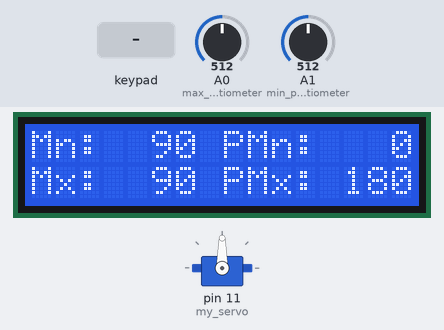
A sketch run on a simulated Arduino Uno, built with avr-gcc and run on an emulated ATmega328P. On the bench: 16×2 character LCD, servo. The inputs (shaded band) are chosen by the test bench; at power-on: A0 (max_potentiometer) = 512, A1 (min_potentiometer) = 512. What the sketch prints to the serial monitor is not drawn.

Above: at 1.2 s.
1.3 s: key 'B' pressed
At 1.51 s:
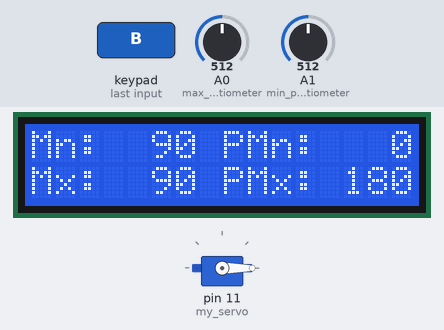
3.6 s: keypad keys 6 5 4 3 pressed 0.4 s apart
At 4.6 s:
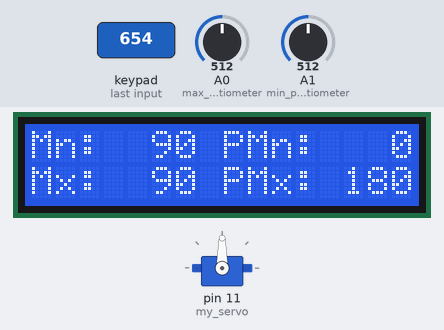
7.1 s: key 'C' pressed
At 7.69 s:
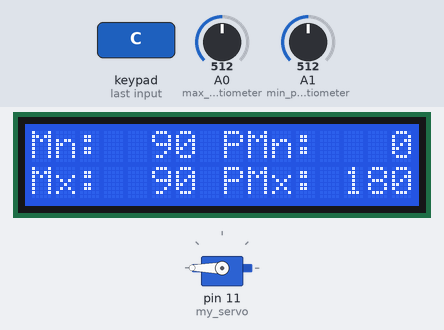
9.4 s: A0 (max_potentiometer) set to 716
At 9.62 s:
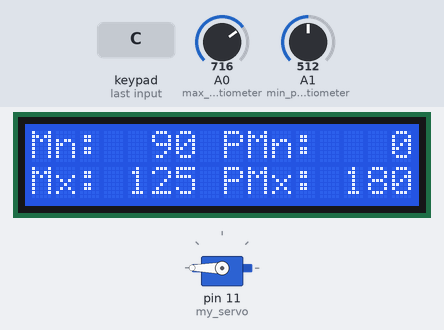
10.9 s: A1 (min_potentiometer) set to 716
At 11.51 s:
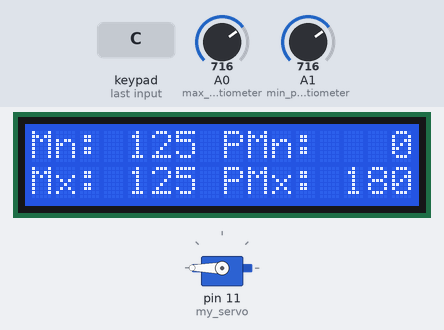
12.4 s: keypad keys 1 0 9 8 7 A pressed 0.4 s apart
At 15.01 s:
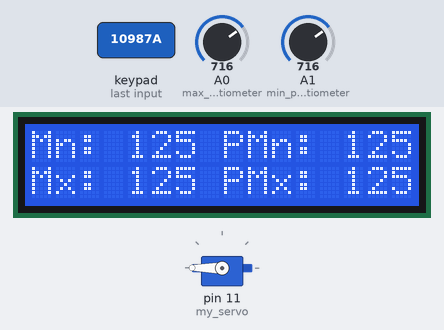
Timing chart, 0 to 16.5 s (numbered marks = the images above; inputs shaded):
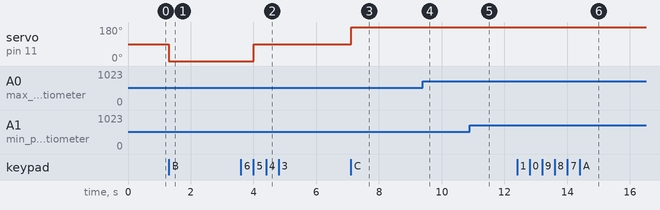

Measured:
- after the input at 1.3 s, servo on pin 11 (my_servo): 90° → 0° at once
- after the input at 3.6 s, servo on pin 11 (my_servo): 0° → 90° after 0.40 s
- after the input at 7.1 s, servo on pin 11 (my_servo): 90° → 180° at once
- after the input at 9.4 s, the display: changes at once (image 4)
- after the input at 10.9 s, the display: changes at once (image 5)
- after the input at 12.4 s, the display: first differs from a run without the input after 2.0 s (image 6)
- what the display in image 0 shows lasts 0.4 s, from 0.9 s to 1.3 s

The sketch:

servo_display_keypad_system.ino
```cpp
// El preset de la izquierda pone la posición mínima
// El preset de la derecha pone la posición Máxima
// Si la posicion Maxima es menor a la mínima, entonces adopta el valor de la mínima
// La tecla A, Min y Max pasan a PMin y PMax
// La tecla B, lleva el Servo a PosMin;
// La tecla C, lleva el Servo a PosMax;
// La tecla D, pone a 0º PosMin;
// La tecla *, pone a 180º PosMax;
// La tecla 1 imprime por el Serial Min;
// La tecla 2 imprime por el Serial Max;
// La tecla 3 imprime por el Serial PosMin;
// La tecla 4 imprime por el Serial PosMax;
// La tecla 5 pone el servo a 90º (sin importar el cursor)
// La tecla # imprime la posición Actual;
// Las teclas no indicadas, no cumplen función alguna.

#include <Keypad.h>
#include <LiquidCrystal.h>
#include <Servo.h>

#define min_potentiometer A1
#define max_potentiometer A0

//SETTING UP SERVO AND LCD
Servo my_servo;
LiquidCrystal my_lcd(12, 2, A2, A3, A4, A5);

//SETTING UP KEYPAD
const byte ROWS = 4;
const byte COLS = 4;

char keys[ROWS][COLS] = {
  {'1','2','3','A'},
  {'4','5','6','B'},
  {'7','8','9','C'},
  {'*','0','#','D'}
};

byte row_pins[ROWS] = {10,9,8, 7};
byte column_pins[COLS] = {6,5, 4, 3};

Keypad keypad = Keypad(makeKeymap(keys), row_pins, column_pins, ROWS, COLS);

//GLOBAL VARIABLES
char pressed_key;
int min_potentiometer_level;
int max_potentiometer_level;
int min_potentiometer_mapped;
int max_potentiometer_mapped;
int min_position = 0;
int max_position = 180;
int servo_position;
unsigned long previous_millis = 0;

//SETUP
void setup()
{
  	my_lcd.begin(16,2);
    my_servo.attach(11,500,2500);
  	Serial.begin(9600);
}

//MAIN LOOP
void loop()
{
    //ANALOG-READING POTENTIOMETERS
  	min_potentiometer_level = analogRead(min_potentiometer);
    max_potentiometer_level = analogRead(max_potentiometer);

  	//MAPPING POTENTIOMETERS (0-180)
    min_potentiometer_mapped = map(min_potentiometer_level, 0, 1023, 0, 180);
    max_potentiometer_mapped = map(max_potentiometer_level, 0, 1023, 0, 180);

  	//COMPARING POTENTIOMETERS
    if (max_potentiometer_mapped < min_potentiometer_mapped
     || min_potentiometer_mapped > max_potentiometer_mapped)
    {
      max_potentiometer_mapped = min_potentiometer_mapped;
    }

  	//KEYPAD
  	pressed_key = keypad.getKey();
    perform_action_according_to_pressed_key(pressed_key);

  	//DISPLAY
  	display_info();
}

void perform_action_according_to_pressed_key(char pressed_key)
{
  	//SETTING UP SWITCH ACCORDING TO PRESSED KEY
  	switch (pressed_key)
    {
      case 'A':
        min_position = min_potentiometer_mapped;
	  	max_position = max_potentiometer_mapped;
      	break;
      case 'B':
        my_servo.write(min_position);
      	break;
      case 'C':
        my_servo.write(max_position);
      	break;
      case 'D':
        min_position = 0;
      	break;
      case '*':
        max_position = 180;
      	break;
      case '1':
        Serial.println("Min: " + String(min_potentiometer_mapped));
      	break;
      case '2':
        Serial.println("Max: " + String(max_potentiometer_mapped));
      	break;
      case '3':
        Serial.println("PosMin: " + String(min_position));
      	break;
      case '4':
        Serial.println("PosMax: " + String(max_position));
      	break;
      case '5':
        my_servo.write(90);
      	break;
      case '#':
        servo_position = my_servo.read();
        Serial.println("Current position: " + String(servo_position));
      	break;
    }
}

void display_info()
{
  	unsigned long actual_millis = millis();

  	//FIRST ROW Mn
  	my_lcd.setCursor(0, 0);
  	if (min_potentiometer_mapped > 99)
    {
      my_lcd.print("Mn: ");
    }
  	else if (min_potentiometer_mapped > 9)
    {
      my_lcd.print("Mn:  ");
    }
 	else
    {
      my_lcd.print("Mn:   ");
    }
  	my_lcd.print(min_potentiometer_mapped);

  	//FIRST ROW PMn
  	if (min_position > 99)
    {
      my_lcd.print(" PMn: ");
    }
  	else if (min_position > 9)
    {
      my_lcd.print(" PMn:  ");
    }
 	else
    {
      my_lcd.print(" PMn:   ");
    }
    my_lcd.print(min_position);

  	//SECOND ROW Mx
	my_lcd.setCursor(0, 1);
  	if (max_potentiometer_mapped > 99)
    {
      my_lcd.print("Mx: ");
    }
  	else if (max_potentiometer_mapped > 9)
    {
      my_lcd.print("Mx:  ");
    }
 	else
    {
      my_lcd.print("Mx:   ");
    }
    my_lcd.print(max_potentiometer_mapped);

  	//SECOND ROW PMx
  	if (max_position > 99)
    {
      my_lcd.print(" PMx: ");
    }
  	else if (max_position > 9)
    {
      my_lcd.print(" PMx:  ");
    }
 	else
    {
      my_lcd.print(" PMx:   ");
    }
    my_lcd.print(max_position);

  	//SHOW INFO AND CLEAR LCD
  	if(actual_millis - previous_millis >= 100)
  	{
      previous_millis = millis();
      my_lcd.clear();
  	}
}
```
